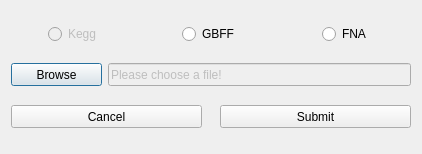
<?xml version="1.0" encoding="UTF-8"?>
<ui version="4.0">
 <class>Dialog</class>
 <widget class="QDialog" name="Dialog">
  <property name="enabled">
   <bool>true</bool>
  </property>
  <property name="geometry">
   <rect>
    <x>0</x>
    <y>0</y>
    <width>422</width>
    <height>154</height>
   </rect>
  </property>
  <property name="minimumSize">
   <size>
    <width>422</width>
    <height>154</height>
   </size>
  </property>
  <property name="maximumSize">
   <size>
    <width>422</width>
    <height>154</height>
   </size>
  </property>
  <property name="windowTitle">
   <string>Dialog</string>
  </property>
  <layout class="QGridLayout" name="gridLayout">
   <item row="0" column="0" colspan="3">
    <layout class="QGridLayout" name="gridLayout_2">
     <item row="0" column="1" alignment="Qt::AlignHCenter">
      <widget class="QRadioButton" name="gbff_radio_button">
       <property name="enabled">
        <bool>true</bool>
       </property>
       <property name="toolTip">
        <string>&lt;html&gt;&lt;head/&gt;&lt;body&gt;&lt;p&gt;Use a GBFF file for gene viewer sequence. Available with any type of file&lt;/p&gt;&lt;/body&gt;&lt;/html&gt;</string>
       </property>
       <property name="text">
        <string>GBFF</string>
       </property>
       <attribute name="buttonGroup">
        <string notr="true">fileTypeSelectionGroup</string>
       </attribute>
      </widget>
     </item>
     <item row="0" column="0" alignment="Qt::AlignHCenter">
      <widget class="QRadioButton" name="kegg_radio_button">
       <property name="enabled">
        <bool>false</bool>
       </property>
       <property name="toolTip">
        <string>&lt;html&gt;&lt;head/&gt;&lt;body&gt;&lt;p&gt;Use Kegg's seqencer. Only available for use when using Kegg for annotation&lt;/p&gt;&lt;/body&gt;&lt;/html&gt;</string>
       </property>
       <property name="text">
        <string>Kegg</string>
       </property>
       <attribute name="buttonGroup">
        <string notr="true">fileTypeSelectionGroup</string>
       </attribute>
      </widget>
     </item>
     <item row="0" column="2" alignment="Qt::AlignHCenter">
      <widget class="QRadioButton" name="fna_radio_button">
       <property name="toolTip">
        <string>&lt;html&gt;&lt;head/&gt;&lt;body&gt;&lt;p&gt;Use a FNA file for gene viewer sequence. Available with any annotation file selected.&lt;/p&gt;&lt;/body&gt;&lt;/html&gt;</string>
       </property>
       <property name="text">
        <string>FNA</string>
       </property>
       <attribute name="buttonGroup">
        <string notr="true">fileTypeSelectionGroup</string>
       </attribute>
      </widget>
     </item>
    </layout>
   </item>
   <item row="1" column="0">
    <widget class="QPushButton" name="browse_button">
     <property name="minimumSize">
      <size>
       <width>91</width>
       <height>23</height>
      </size>
     </property>
     <property name="maximumSize">
      <size>
       <width>91</width>
       <height>23</height>
      </size>
     </property>
     <property name="toolTip">
      <string>&lt;html&gt;&lt;head/&gt;&lt;body&gt;&lt;p&gt;Allows you to search for a file&lt;/p&gt;&lt;p&gt;Note: this only works when choosing GBFF or FNA. Also if GBFF is chosen, only GBFF files will be accepted.&lt;/p&gt;&lt;p&gt;If FNA is chosen, only FNA files will be accepted&lt;/p&gt;&lt;/body&gt;&lt;/html&gt;</string>
     </property>
     <property name="text">
      <string>Browse</string>
     </property>
    </widget>
   </item>
   <item row="1" column="1" colspan="2">
    <widget class="QLineEdit" name="file_name_edit">
     <property name="enabled">
      <bool>false</bool>
     </property>
     <property name="minimumSize">
      <size>
       <width>261</width>
       <height>23</height>
      </size>
     </property>
     <property name="maximumSize">
      <size>
       <width>307</width>
       <height>23</height>
      </size>
     </property>
     <property name="text">
      <string>Please choose a file!</string>
     </property>
    </widget>
   </item>
   <item row="2" column="0" colspan="2">
    <widget class="QPushButton" name="cancel_button">
     <property name="minimumSize">
      <size>
       <width>191</width>
       <height>23</height>
      </size>
     </property>
     <property name="maximumSize">
      <size>
       <width>191</width>
       <height>23</height>
      </size>
     </property>
     <property name="toolTip">
      <string>&lt;html&gt;&lt;head/&gt;&lt;body&gt;&lt;p&gt;Cancel changes&lt;/p&gt;&lt;/body&gt;&lt;/html&gt;</string>
     </property>
     <property name="text">
      <string>Cancel</string>
     </property>
    </widget>
   </item>
   <item row="2" column="2">
    <widget class="QPushButton" name="submit_button">
     <property name="enabled">
      <bool>true</bool>
     </property>
     <property name="minimumSize">
      <size>
       <width>191</width>
       <height>23</height>
      </size>
     </property>
     <property name="maximumSize">
      <size>
       <width>191</width>
       <height>23</height>
      </size>
     </property>
     <property name="toolTip">
      <string>&lt;html&gt;&lt;head/&gt;&lt;body&gt;&lt;p&gt;Save Changes&lt;/p&gt;&lt;/body&gt;&lt;/html&gt;</string>
     </property>
     <property name="text">
      <string>Submit</string>
     </property>
    </widget>
   </item>
  </layout>
 </widget>
 <resources/>
 <connections/>
 <buttongroups>
  <buttongroup name="fileTypeSelectionGroup"/>
 </buttongroups>
</ui>
